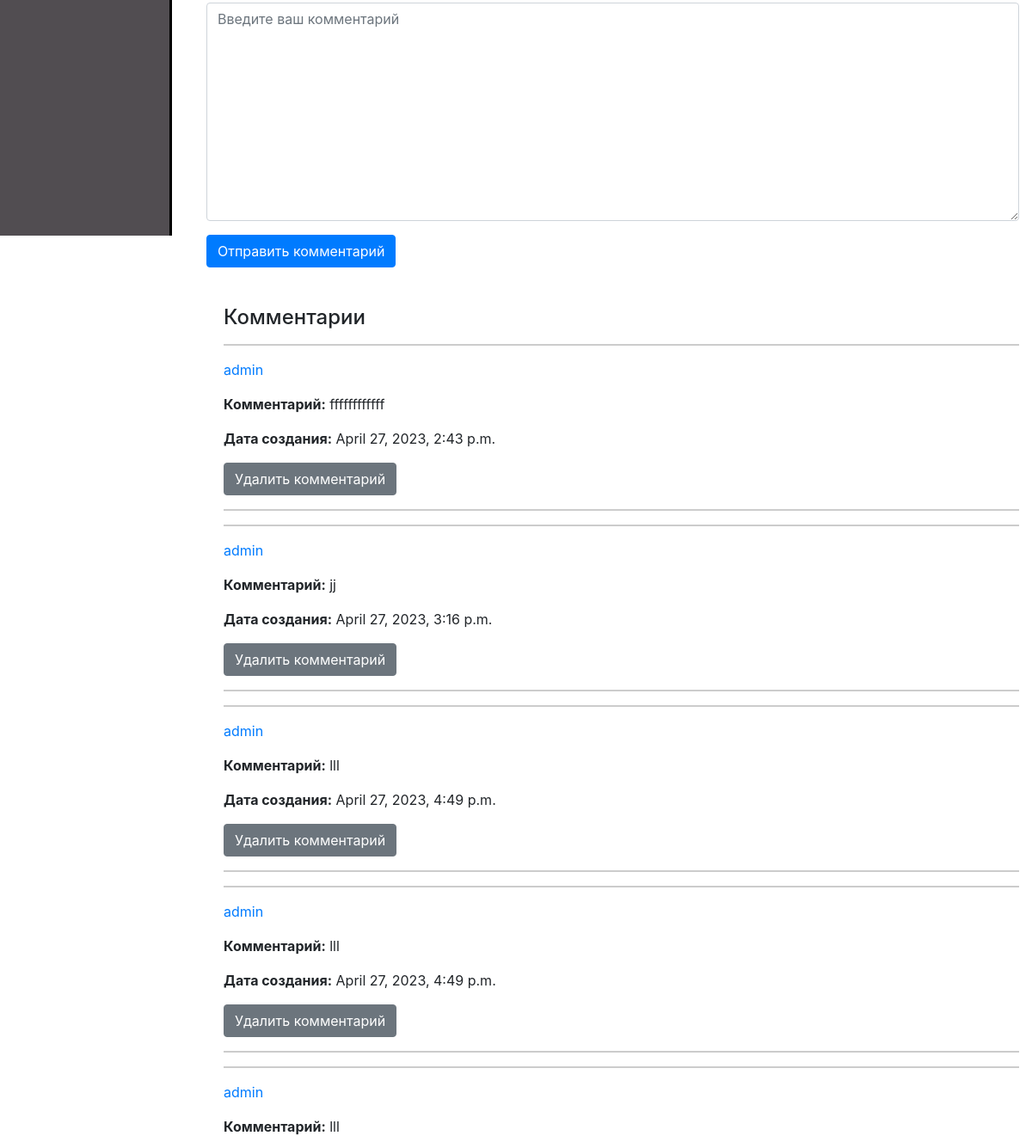
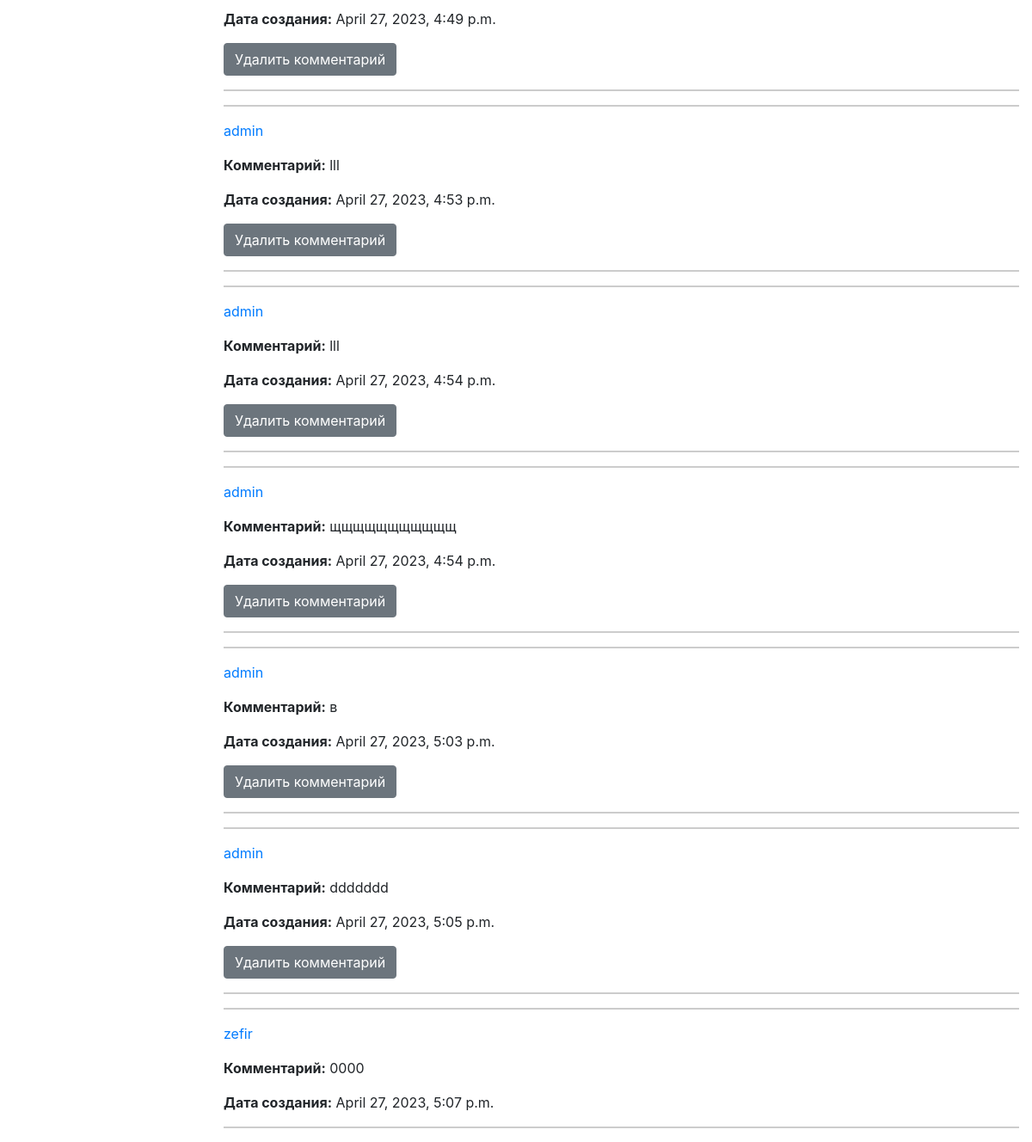
The app's page /writer/book/84ac4fa5-e37b-4f71-b41d-1a70ab0a40e8 (signed in, lower part), older data (2 pictures, top to bottom).
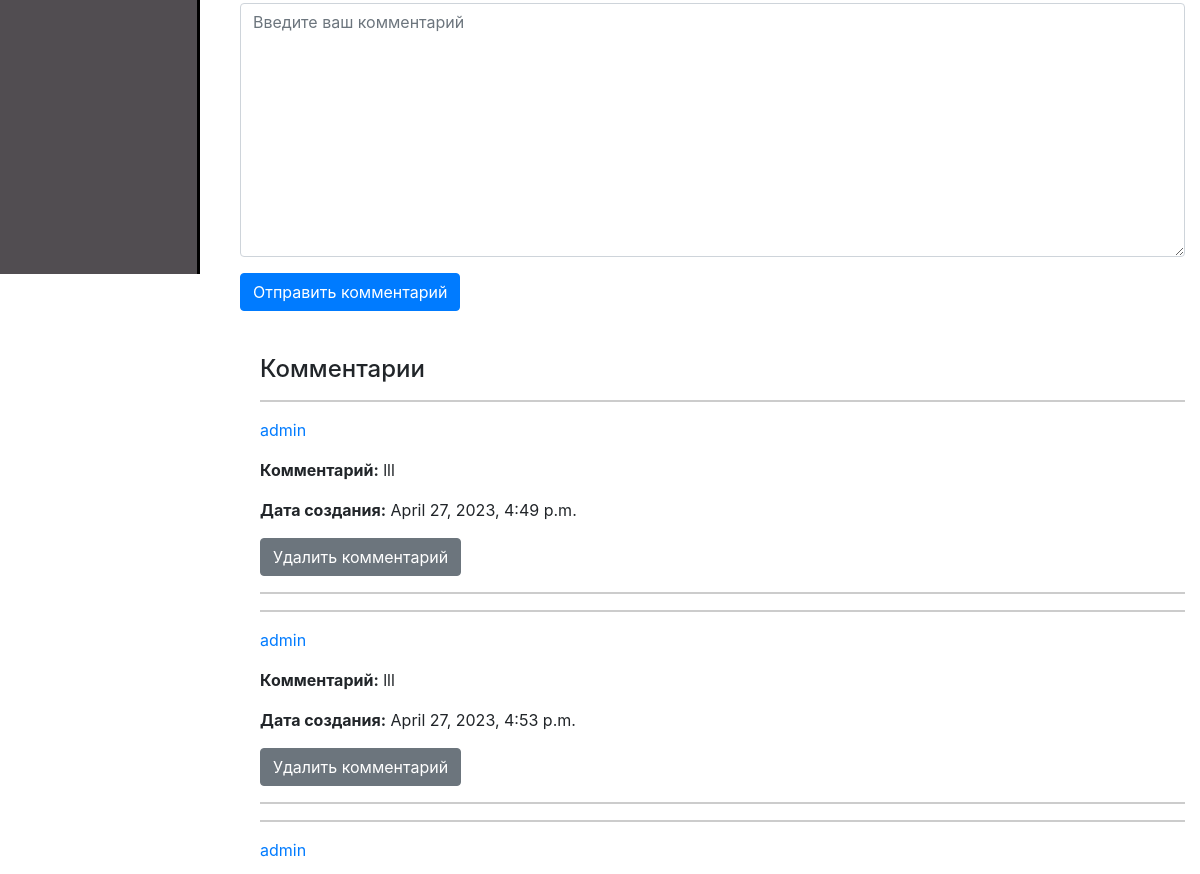
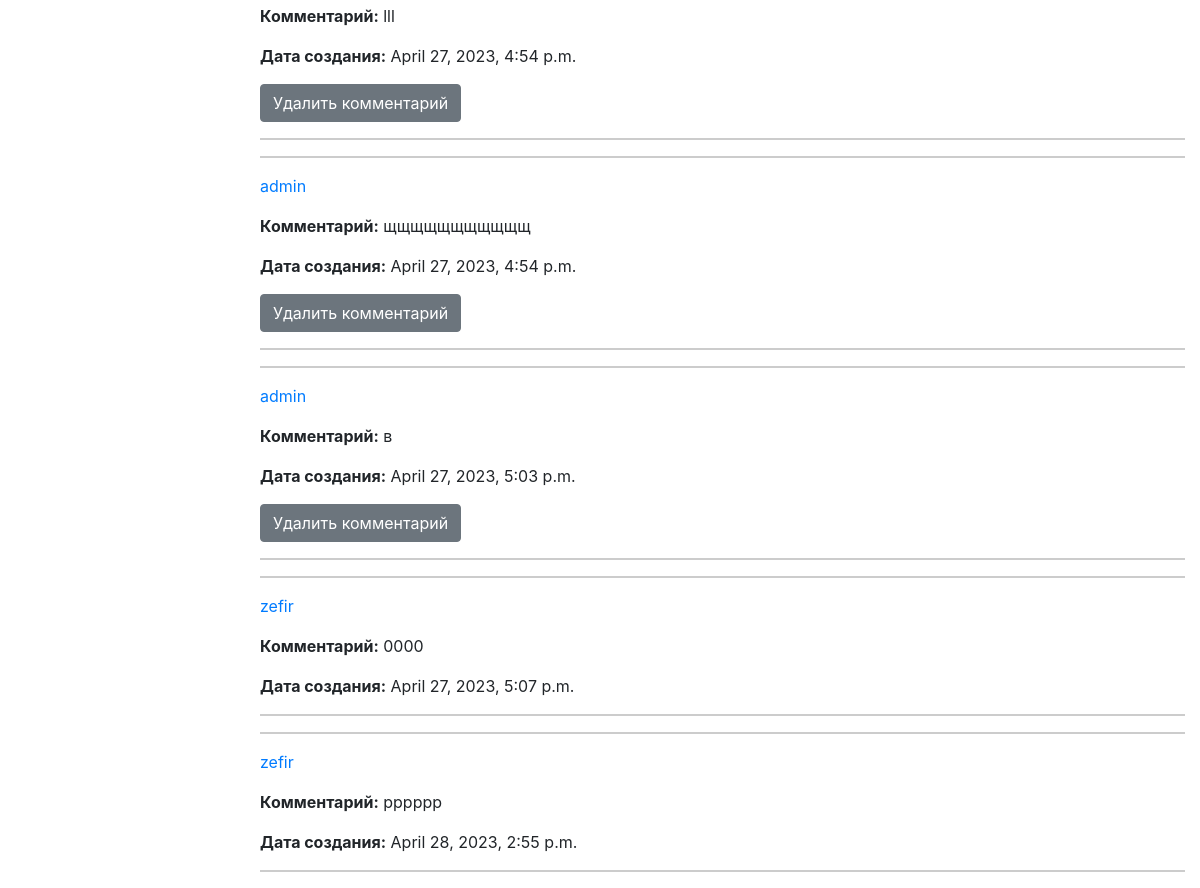
The same page, newer data (2 pictures, top to bottom).
### writer/models.py (models this page shows, shortened)
class Comment(models.Model):
    id = models.UUIDField(primary_key=True, default=uuid.uuid4, help_text='Уникальный id для каждого комментария')
    commentator = models.ForeignKey(User, verbose_name='Автор', on_delete=models.CASCADE)
    content_id = models.ForeignKey(Content, on_delete=models.CASCADE, verbose_name='Произведение')
    text = models.TextField('Текст', max_length=500)
    created_at = models.DateTimeField(default=timezone.now)

### writer/views.py (the view, shortened to what this page needs)
@login_required
def contentdetail(request, pk):
    content = get_object_or_404(Content, pk=pk)
    comment_form = CommentForm()
    liked = Like.objects.filter(user=request.user, content_id=content).exists()  # добавляем проверку на лайк
    likes_count = content.like_set.aggregate(Count('id'))['id__count']  # подсчитываем количество лайков для текущего произведения
    return render(
        request,
        'contentdetail.html',
        context={'content':content, 'comment_form': comment_form, 'liked': liked, 'likes_count': likes_count}
    )

### writer/forms.py
class CommentForm(forms.ModelForm):
    class Meta:
        model = Comment
        fields = ['text']
        widgets = {
            'text': forms.Textarea(attrs={'class': 'form-control', 'placeholder': 'Введите ваш комментарий'}),
        }

### writer/models.py (called while the page is built)
    def __str__(self):
        return self.name

### writer/templates/contentdetail.html (shortened to what this page needs)
{% extends "base_generic.html" %}
{% block content %}
    <br>
    <br>
    <br>
      {% include "writer/comment_form.html" with form=form %}
  <div style="margin-left:20px;margin-top:20px">
      <br>
    <h4>Комментарии</h4>
    {% for copy in content.comment_set.all %}
    <hr>
    <a href="{% url 'writer-user-detail' pk=content.author.pk %}"><p>{{copy.commentator}}</p></a>
    <p style="word-wrap: break-word;"><strong>Комментарий:</strong> {{copy.text}}</p>
    <p style="word-wrap: break-word;"><strong>Дата создания:</strong> {{copy.created_at}}</p>
     {% if user.is_authenticated and copy.commentator == user %}
    <form method="post" action="{% url 'delete_comment' pk=copy.pk %}">
    <button type="submit" class="btn btn-secondary" onclick="return confirm('Вы действительно хотите удалить этот комментарий?')">Удалить комментарий</button>
    </form>
      {% endif %}
      <hr>
    {% endfor %}
  </div>
{% endblock %}

Row changes from the older to the newer data that the page shows:
removed Comment: commentator "admin", text "ffffffffffff", created_at "April 27, 2023, 2:43 p.m.", shows "Удалить комментарий"
removed Comment: commentator "admin", text "jj", created_at "April 27, 2023, 3:16 p.m.", shows "Удалить комментарий"
removed Comment: commentator "admin", text "lll", created_at "April 27, 2023, 4:49 p.m.", shows "Удалить комментарий"
removed Comment: commentator "admin", text "lll", created_at "April 27, 2023, 4:49 p.m.", shows "Удалить комментарий"
removed Comment: commentator "admin", text "ddddddd", created_at "April 27, 2023, 5:05 p.m.", shows "Удалить комментарий"
added Comment: commentator "zefir", text "рррррр", created_at "April 28, 2023, 2:55 p.m."
